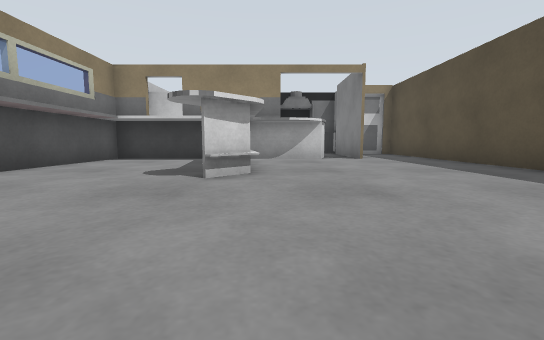
[1] (above)

13 first-person views from a walk through a world built for the Gazebo simulator. The camera is 0.5 m above the floor, tilts 6° down and sees 90° across. The floor is counted in squares, 1 m on a side. Each view is taken from the middle of a square. On the plan, view 1 faces up. The plan holds only what a view shows up to about 9 squares ahead; the rest is blank. Surface patterns are stand-ins for the level's own textures.

[2]
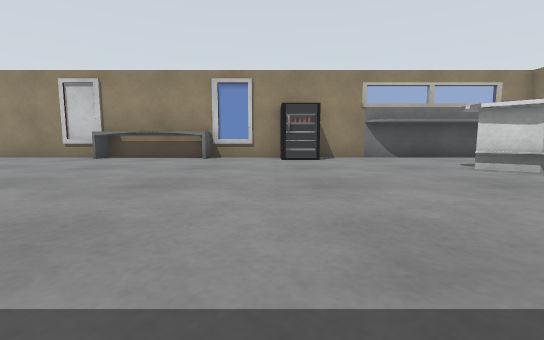

[3]
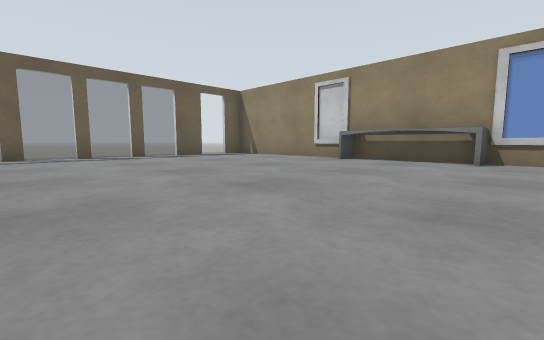

[4]
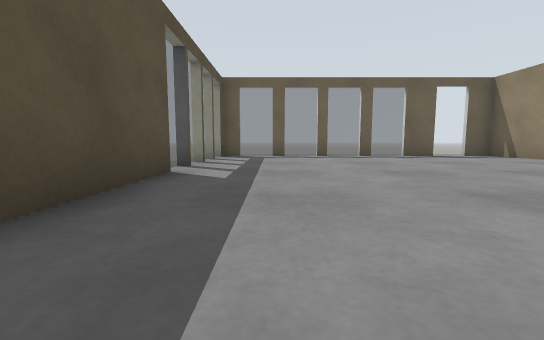

[5]
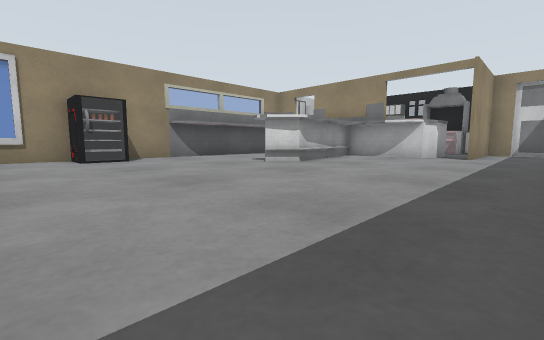

[6]
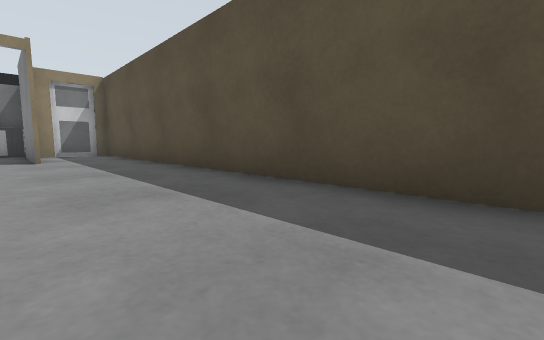

[7]
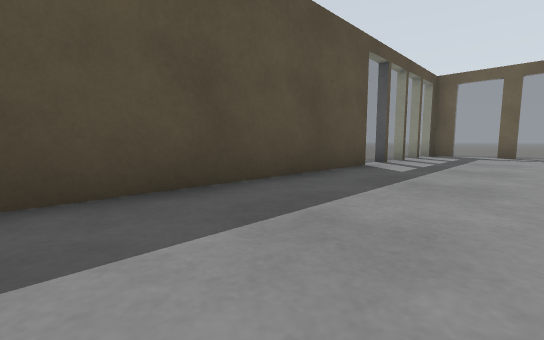

[8]
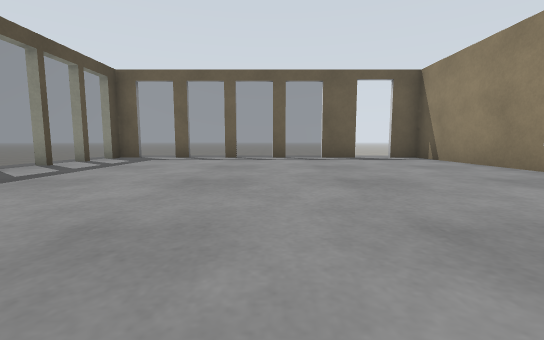

[9]
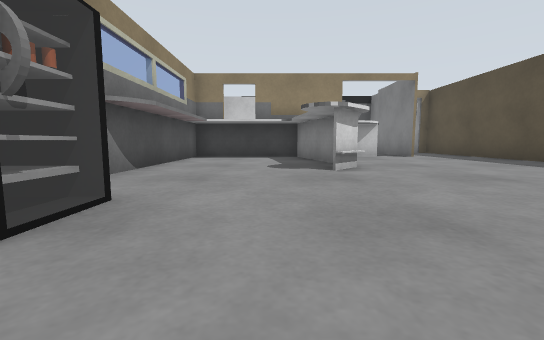

[10]
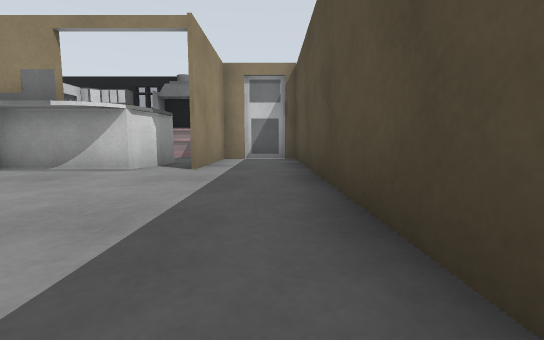

[11]
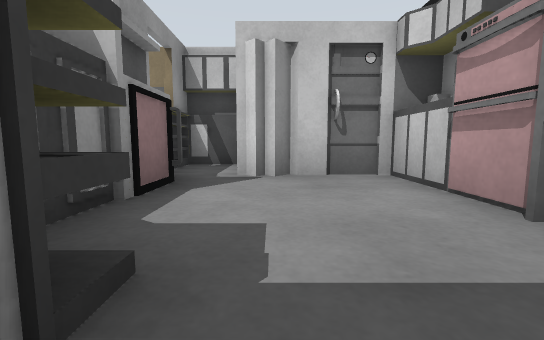

[12]
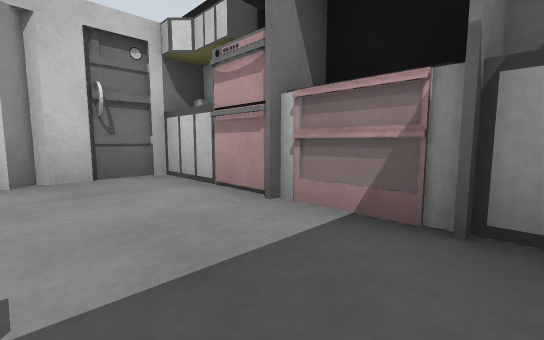

[13]
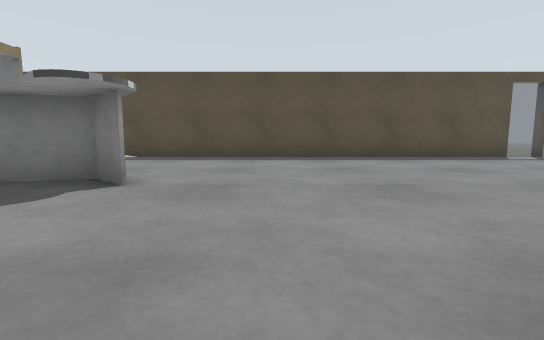

### Floor plan
Key: @ floor where view 1 was taken; # wall or solid block; . floor; = window, fence, low wall or low ledge.
Columns run from 5 left of view 1 to 5 right of it. Each row starts with its distance up from view 1.
 12    ###=##
 11    #....###
 10    #....#.#
  9  ###=.#.#.#
  8  ######.#.#
  7  ####.....#
  6  #..#.....#
  5  #..##....#
  4  #..##....#
  3 ##........#
  2 #.........#
  1 #=........#
  0 #....@....#
 -1 # ........#
 -2  #........#
 -3  #........#
 -4  #........#
 -5 ##........#
 -6 #.........=
 -7 #.........=
 -8 #.........=
 -9 #.........=
-10 ##.#======#
-11     ......

Positions as (right, up) in squares from view 1, and headings:
1: (0, 0), facing up
2: (4, 0), facing left
3: (3, -1), facing down-left
4: (3, -1), facing down
5: (4, -1), facing up-left
6: (2, 0), facing up-right
7: (2, 0), facing down-right
8: (0, -2), facing down
9: (-2, -1), facing up
10: (4, 3), facing up
11: (2, 10), facing left
12: (2, 10), facing up-left
13: (-4, 2), facing right
